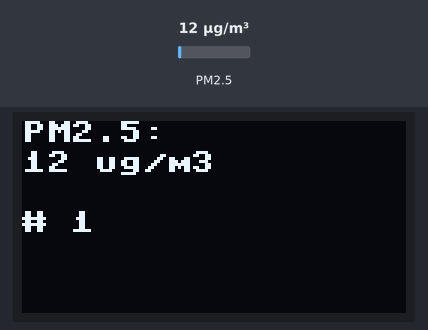
Bench run of a program on a simulated MicroPython board. On the bench: 128×64 one-colour display. Inputs (shaded band) come from the test bench; at power-on: PM2.5 12 µg/m³.

Above: at 1.2 s.
1.3 s: PM2.5 set to 6 µg/m³
At 10.4 s:
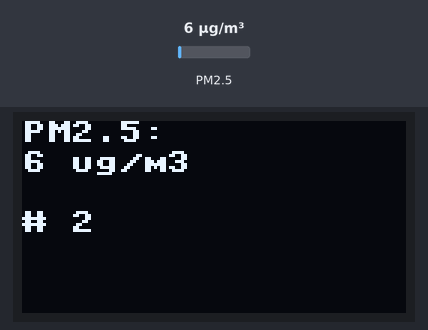
Timing chart, 0 to 11.9 s (numbered marks = the images above; inputs shaded):
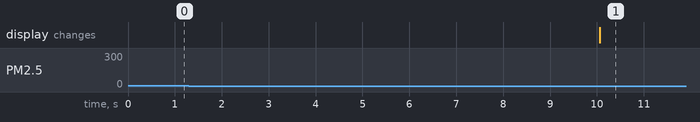

The program:

plantower.py
```python
from machine import Pin, SoftI2C, Timer, UART
import struct
import time

from ssd1306 import SSD1306_I2C


# look at the microcontroller schematic to find the pin numbers
# https://docs.micropython.org/en/latest/library/machine.I2C.html?highlight=softi2c#machine.SoftI2C
i2c = SoftI2C(sda=Pin(1), scl=Pin(0))
oled = SSD1306_I2C(128, 64, i2c, addr=0x3c)

#: per docs
MAGIC = bytearray(b'\x42\x4d') # BM in ascii

CMD_READ = b'\xe2\x00\x00'

FIELDS = [
    "pm1",
    "pm25",
    "pm10",
    "pm1_atm",
    "pm25_atm",
    "pm10_atm",
    "pc03",
    "pc05",
    "pc1",
    "pc25",
    "pc5",
    "pc10",
]


class ReadTimeoutError(RuntimeError):
    pass


class FrameFormatError(RuntimeError):
    pass


def cmd_frame(cmd):
    frame = bytearray()
    frame.extend(MAGIC)
    frame.extend(cmd)
    frame.extend(sum(frame).to_bytes(2, "big"))
    return frame


class PMS7003:

    def __init__(self, rx_pin=7, tx_pin=6):
        # default pins are for the UART socket
        # plug tx to rx and vice versa
        self._com = UART(
          1,
          baudrate=9600,
          rx=rx_pin,
          tx=tx_pin,
        )
        # empty any leftover buffer from previous run
        self._com.read()

    def wait_bytes(self, num_bytes, timeout=1000):
        start = time.ticks_ms()
        while self._com.any() < num_bytes:
            elapsed = time.ticks_ms() - start
            if elapsed > timeout:
                raise ReadTimeoutError("Read timeout: waited {} ms for {} bytes".format(elapsed, num_bytes))
            time.sleep_ms(10)

    def read_data(self):
        frame = cmd_frame(CMD_READ)
        self._com.write(frame)
        # check magic prefix
        self.wait_bytes(2)
        prefix = self._com.read(2)
        if prefix != MAGIC:
            raise FrameFormatError("Frame prefix is wrong ({}))".format(data))

        # check data length
        self.wait_bytes(2)
        data = self._com.read(2)
        datalen = struct.unpack(">H", data)[0]

        # get actual measurement data
        self.wait_bytes(datalen)
        data = self._com.read(datalen)
        dataframe = struct.unpack(">HHHHHHHHHHHHHH", data)
        #crc = dataframe[-1]
        #checksum = sum(MAGIC) + sum(dataframe[:-2]) + sum(bytearray(datalen))
        measurements = dict(zip(FIELDS, dataframe[:-1]))
        return measurements


pms = PMS7003()

read_count = 0
def read_data(t):
    global read_count
    measurements = pms.read_data()
    read_count += 1

    oled.fill(0)
    oled.text("PM2.5:", 0, 0)
    oled.text("{} ug/m3".format(measurements["pm25"]), 0, 10)
    oled.text("# {}".format(read_count), 0, 30)

    oled.show()


t = Timer(0)
t.init(period=10000, mode=Timer.PERIODIC, callback=read_data)
# first run without waiting
read_data(t)
```

Measured:
- after the input at 1.3 s, the display: changes after 8.8 s (image 1)
